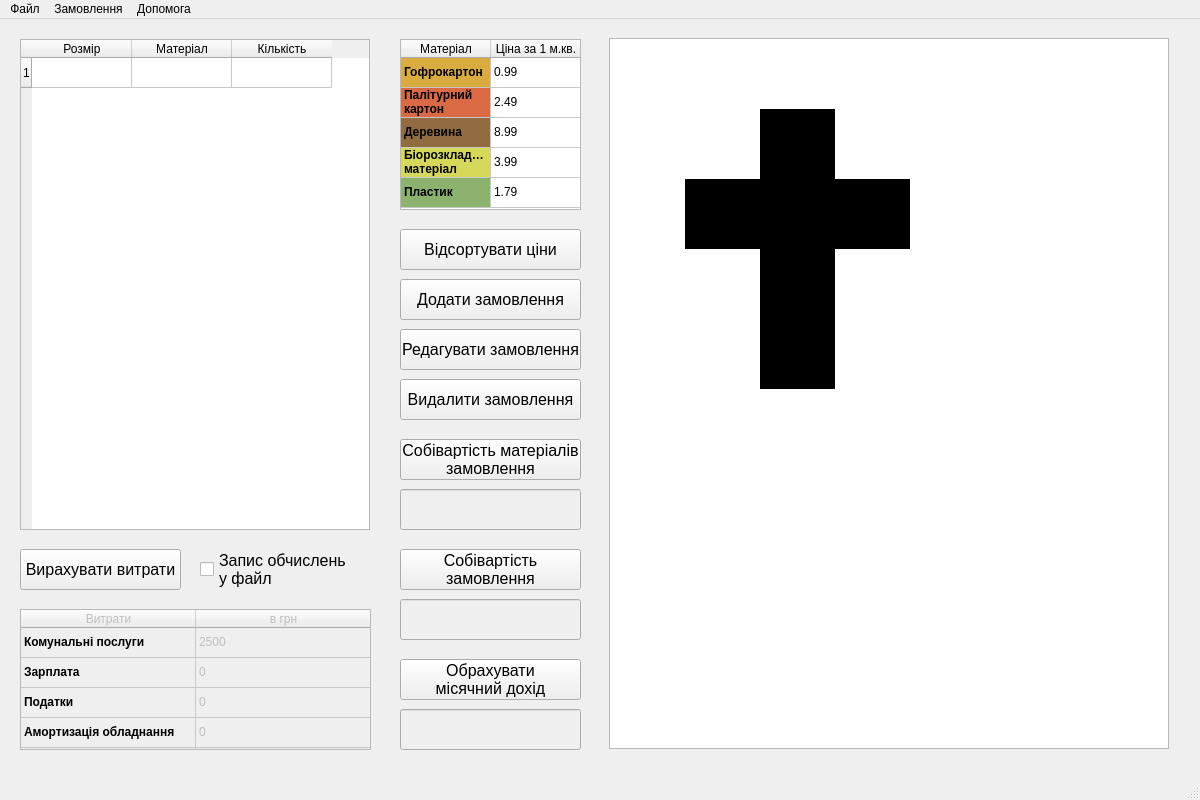
<?xml version="1.0" encoding="UTF-8"?>
<ui version="4.0">
 <class>MainWindow</class>
 <widget class="QMainWindow" name="MainWindow">
  <property name="geometry">
   <rect>
    <x>0</x>
    <y>0</y>
    <width>1200</width>
    <height>800</height>
   </rect>
  </property>
  <property name="sizePolicy">
   <sizepolicy hsizetype="Preferred" vsizetype="Preferred">
    <horstretch>0</horstretch>
    <verstretch>0</verstretch>
   </sizepolicy>
  </property>
  <property name="minimumSize">
   <size>
    <width>1200</width>
    <height>800</height>
   </size>
  </property>
  <property name="maximumSize">
   <size>
    <width>1200</width>
    <height>800</height>
   </size>
  </property>
  <property name="windowTitle">
   <string>BoxConstructor</string>
  </property>
  <property name="autoFillBackground">
   <bool>false</bool>
  </property>
  <property name="iconSize">
   <size>
    <width>256</width>
    <height>256</height>
   </size>
  </property>
  <widget class="QWidget" name="centralwidget">
   <widget class="QTableWidget" name="tableWidget_orders">
    <property name="geometry">
     <rect>
      <x>20</x>
      <y>20</y>
      <width>350</width>
      <height>491</height>
     </rect>
    </property>
    <property name="minimumSize">
     <size>
      <width>350</width>
      <height>450</height>
     </size>
    </property>
    <property name="maximumSize">
     <size>
      <width>350</width>
      <height>760</height>
     </size>
    </property>
    <property name="font">
     <font>
      <pointsize>9</pointsize>
     </font>
    </property>
    <property name="toolTip">
     <string/>
    </property>
    <property name="toolTipDuration">
     <number>-1</number>
    </property>
    <property name="whatsThis">
     <string>&lt;html&gt;&lt;head/&gt;&lt;body&gt;&lt;p align=&quot;justify&quot;&gt;&lt;span style=&quot; font-size:10pt; font-weight:700;&quot;&gt;Таблиця замовлень&lt;/span&gt;&lt;/p&gt;&lt;p align=&quot;justify&quot;&gt;&lt;span style=&quot; font-size:10pt;&quot;&gt;Тут зберігаються всі додані та зчитані з файлу замовлення. Вважається, що це запис всіх замовлень за певний місяць. Сюди можна додавати нові замовлення, редагувати та видаляти вже вибрані замовлення, дізнатися вартість виділеного замовлення та обрахувати місячних дохід, враховуючи, що в таблиці містяться всі замовлення за місяць. Також можна зчитати запис за місяць з вибраного файлу та записати його туди.&lt;/span&gt;&lt;/p&gt;&lt;/body&gt;&lt;/html&gt;</string>
    </property>
    <property name="horizontalScrollBarPolicy">
     <enum>Qt::ScrollBarPolicy::ScrollBarAlwaysOff</enum>
    </property>
    <property name="sizeAdjustPolicy">
     <enum>QAbstractScrollArea::SizeAdjustPolicy::AdjustIgnored</enum>
    </property>
    <property name="editTriggers">
     <set>QAbstractItemView::EditTrigger::NoEditTriggers</set>
    </property>
    <property name="selectionBehavior">
     <enum>QAbstractItemView::SelectionBehavior::SelectRows</enum>
    </property>
    <property name="sortingEnabled">
     <bool>false</bool>
    </property>
    <property name="rowCount">
     <number>1</number>
    </property>
    <attribute name="horizontalHeaderCascadingSectionResizes">
     <bool>false</bool>
    </attribute>
    <attribute name="horizontalHeaderMinimumSectionSize">
     <number>100</number>
    </attribute>
    <attribute name="verticalHeaderCascadingSectionResizes">
     <bool>false</bool>
    </attribute>
    <attribute name="verticalHeaderMinimumSectionSize">
     <number>30</number>
    </attribute>
    <row/>
    <column>
     <property name="text">
      <string>Розмір</string>
     </property>
    </column>
    <column>
     <property name="text">
      <string>Матеріал</string>
     </property>
    </column>
    <column>
     <property name="text">
      <string>Кількість</string>
     </property>
    </column>
    <item row="0" column="0">
     <property name="text">
      <string/>
     </property>
    </item>
   </widget>
   <widget class="QTableWidget" name="tableWidget_template">
    <property name="geometry">
     <rect>
      <x>609</x>
      <y>19</y>
      <width>560</width>
      <height>711</height>
     </rect>
    </property>
    <property name="whatsThis">
     <string>&lt;html&gt;&lt;head/&gt;&lt;body&gt;&lt;p&gt;&lt;span style=&quot; font-size:10pt; font-weight:700;&quot;&gt;Схема коробки&lt;/span&gt;&lt;/p&gt;&lt;p align=&quot;justify&quot;&gt;&lt;span style=&quot; font-size:10pt;&quot;&gt;Тут виводиться схема розгортки вибраної в таблиці коробки. Схема має пропорційні розміри, колір, відповідний до матеріалу та записану кількість коробок в замовленні в нижньому правому куті.&lt;/span&gt;&lt;/p&gt;&lt;/body&gt;&lt;/html&gt;</string>
    </property>
    <property name="verticalScrollBarPolicy">
     <enum>Qt::ScrollBarPolicy::ScrollBarAlwaysOff</enum>
    </property>
    <property name="horizontalScrollBarPolicy">
     <enum>Qt::ScrollBarPolicy::ScrollBarAlwaysOff</enum>
    </property>
    <property name="editTriggers">
     <set>QAbstractItemView::EditTrigger::NoEditTriggers</set>
    </property>
    <property name="selectionMode">
     <enum>QAbstractItemView::SelectionMode::NoSelection</enum>
    </property>
    <property name="selectionBehavior">
     <enum>QAbstractItemView::SelectionBehavior::SelectRows</enum>
    </property>
    <property name="showGrid">
     <bool>false</bool>
    </property>
    <attribute name="horizontalHeaderVisible">
     <bool>false</bool>
    </attribute>
    <attribute name="horizontalHeaderMinimumSectionSize">
     <number>10</number>
    </attribute>
    <attribute name="horizontalHeaderDefaultSectionSize">
     <number>75</number>
    </attribute>
    <attribute name="verticalHeaderVisible">
     <bool>false</bool>
    </attribute>
    <attribute name="verticalHeaderMinimumSectionSize">
     <number>10</number>
    </attribute>
    <attribute name="verticalHeaderDefaultSectionSize">
     <number>70</number>
    </attribute>
    <row>
     <property name="text">
      <string>Buffer</string>
     </property>
    </row>
    <row>
     <property name="text">
      <string>Length</string>
     </property>
    </row>
    <row>
     <property name="text">
      <string>Height</string>
     </property>
    </row>
    <row>
     <property name="text">
      <string>Length</string>
     </property>
    </row>
    <row>
     <property name="text">
      <string>Height</string>
     </property>
    </row>
    <row>
     <property name="text">
      <string>Buffer</string>
     </property>
    </row>
    <column>
     <property name="text">
      <string>Buffer</string>
     </property>
    </column>
    <column>
     <property name="text">
      <string>Height</string>
     </property>
    </column>
    <column>
     <property name="text">
      <string>Width</string>
     </property>
    </column>
    <column>
     <property name="text">
      <string>Height</string>
     </property>
    </column>
    <column>
     <property name="text">
      <string>Buffer</string>
     </property>
    </column>
    <item row="1" column="2">
     <property name="text">
      <string/>
     </property>
     <property name="background">
      <brush brushstyle="SolidPattern">
       <color alpha="255">
        <red>0</red>
        <green>0</green>
        <blue>0</blue>
       </color>
      </brush>
     </property>
    </item>
    <item row="2" column="1">
     <property name="text">
      <string/>
     </property>
     <property name="background">
      <brush brushstyle="SolidPattern">
       <color alpha="255">
        <red>0</red>
        <green>0</green>
        <blue>0</blue>
       </color>
      </brush>
     </property>
    </item>
    <item row="2" column="2">
     <property name="text">
      <string/>
     </property>
     <property name="background">
      <brush brushstyle="SolidPattern">
       <color alpha="255">
        <red>0</red>
        <green>0</green>
        <blue>0</blue>
       </color>
      </brush>
     </property>
    </item>
    <item row="2" column="3">
     <property name="text">
      <string/>
     </property>
     <property name="background">
      <brush brushstyle="SolidPattern">
       <color alpha="255">
        <red>0</red>
        <green>0</green>
        <blue>0</blue>
       </color>
      </brush>
     </property>
    </item>
    <item row="3" column="2">
     <property name="text">
      <string/>
     </property>
     <property name="background">
      <brush brushstyle="SolidPattern">
       <color alpha="255">
        <red>0</red>
        <green>0</green>
        <blue>0</blue>
       </color>
      </brush>
     </property>
    </item>
    <item row="4" column="2">
     <property name="text">
      <string/>
     </property>
     <property name="background">
      <brush brushstyle="SolidPattern">
       <color alpha="255">
        <red>0</red>
        <green>0</green>
        <blue>0</blue>
       </color>
      </brush>
     </property>
    </item>
    <item row="5" column="4">
     <property name="font">
      <font>
       <bold>true</bold>
      </font>
     </property>
    </item>
   </widget>
   <widget class="QPushButton" name="pushButton_add">
    <property name="geometry">
     <rect>
      <x>400</x>
      <y>260</y>
      <width>181</width>
      <height>41</height>
     </rect>
    </property>
    <property name="font">
     <font>
      <pointsize>12</pointsize>
     </font>
    </property>
    <property name="whatsThis">
     <string>&lt;html&gt;&lt;head/&gt;&lt;body&gt;&lt;p&gt;&lt;span style=&quot; font-size:10pt; font-weight:700;&quot;&gt;Додавання замовлення&lt;/span&gt;&lt;/p&gt;&lt;p align=&quot;justify&quot;&gt;&lt;span style=&quot; font-size:10pt;&quot;&gt;Додає нове замовлення з заданими параметрами до таблиці замовлень. У подальшому може бути редаговане або видалене.&lt;/span&gt;&lt;/p&gt;&lt;/body&gt;&lt;/html&gt;</string>
    </property>
    <property name="text">
     <string>Додати замовлення</string>
    </property>
   </widget>
   <widget class="QPushButton" name="pushButton_edit">
    <property name="geometry">
     <rect>
      <x>400</x>
      <y>310</y>
      <width>181</width>
      <height>41</height>
     </rect>
    </property>
    <property name="font">
     <font>
      <pointsize>12</pointsize>
      <bold>false</bold>
     </font>
    </property>
    <property name="whatsThis">
     <string>&lt;html&gt;&lt;head/&gt;&lt;body&gt;&lt;p&gt;&lt;span style=&quot; font-size:10pt; font-weight:700;&quot;&gt;Редагування замовлення&lt;/span&gt;&lt;/p&gt;&lt;p align=&quot;justify&quot;&gt;&lt;span style=&quot; font-size:10pt;&quot;&gt;Редагує вибране в таблиці замовлення. Оновляє дані відповідно до заданих нових параметрів замовлення.&lt;/span&gt;&lt;/p&gt;&lt;/body&gt;&lt;/html&gt;</string>
    </property>
    <property name="text">
     <string>Редагувати замовлення</string>
    </property>
   </widget>
   <widget class="QPushButton" name="pushButton_delete">
    <property name="geometry">
     <rect>
      <x>400</x>
      <y>360</y>
      <width>181</width>
      <height>41</height>
     </rect>
    </property>
    <property name="font">
     <font>
      <pointsize>12</pointsize>
     </font>
    </property>
    <property name="whatsThis">
     <string>&lt;html&gt;&lt;head/&gt;&lt;body&gt;&lt;p&gt;&lt;span style=&quot; font-size:10pt; font-weight:700;&quot;&gt;Видалення замовлення&lt;/span&gt;&lt;/p&gt;&lt;p align=&quot;justify&quot;&gt;&lt;span style=&quot; font-size:10pt;&quot;&gt;Видаляє вибране замовлення з таблиці.&lt;/span&gt;&lt;/p&gt;&lt;/body&gt;&lt;/html&gt;</string>
    </property>
    <property name="text">
     <string>Видалити замовлення</string>
    </property>
   </widget>
   <widget class="QTableWidget" name="tableWidget_prices">
    <property name="geometry">
     <rect>
      <x>400</x>
      <y>20</y>
      <width>181</width>
      <height>171</height>
     </rect>
    </property>
    <property name="whatsThis">
     <string>&lt;html&gt;&lt;head/&gt;&lt;body&gt;&lt;p&gt;&lt;span style=&quot; font-size:10pt; font-weight:700;&quot;&gt;Таблиця цін&lt;/span&gt;&lt;/p&gt;&lt;p align=&quot;justify&quot;&gt;&lt;span style=&quot; font-size:10pt;&quot;&gt;Тут написані матеріали, відповідні їм кольори та ціни. За допомогою кольору можна визначити матеріал коробки на її схемі, що зображується справа, як тільки користувач вибере відповідне замовлення в таблиці. Ціна коробки враховується під час обчислення ціни замовлення та загального місячного доходу.&lt;/span&gt;&lt;/p&gt;&lt;/body&gt;&lt;/html&gt;</string>
    </property>
    <property name="verticalScrollBarPolicy">
     <enum>Qt::ScrollBarPolicy::ScrollBarAlwaysOff</enum>
    </property>
    <property name="horizontalScrollBarPolicy">
     <enum>Qt::ScrollBarPolicy::ScrollBarAlwaysOff</enum>
    </property>
    <property name="sizeAdjustPolicy">
     <enum>QAbstractScrollArea::SizeAdjustPolicy::AdjustIgnored</enum>
    </property>
    <property name="editTriggers">
     <set>QAbstractItemView::EditTrigger::DoubleClicked</set>
    </property>
    <property name="alternatingRowColors">
     <bool>false</bool>
    </property>
    <property name="verticalScrollMode">
     <enum>QAbstractItemView::ScrollMode::ScrollPerItem</enum>
    </property>
    <property name="wordWrap">
     <bool>true</bool>
    </property>
    <property name="rowCount">
     <number>5</number>
    </property>
    <attribute name="horizontalHeaderVisible">
     <bool>true</bool>
    </attribute>
    <attribute name="horizontalHeaderCascadingSectionResizes">
     <bool>false</bool>
    </attribute>
    <attribute name="horizontalHeaderDefaultSectionSize">
     <number>90</number>
    </attribute>
    <attribute name="verticalHeaderVisible">
     <bool>false</bool>
    </attribute>
    <attribute name="verticalHeaderCascadingSectionResizes">
     <bool>false</bool>
    </attribute>
    <row/>
    <row/>
    <row/>
    <row/>
    <row/>
    <column>
     <property name="text">
      <string>Матеріал</string>
     </property>
    </column>
    <column>
     <property name="text">
      <string>Ціна за 1 м.кв.</string>
     </property>
    </column>
    <item row="0" column="0">
     <property name="text">
      <string>Гофрокартон</string>
     </property>
     <property name="font">
      <font>
       <bold>true</bold>
       <underline>false</underline>
      </font>
     </property>
     <property name="background">
      <brush brushstyle="SolidPattern">
       <color alpha="255">
        <red>218</red>
        <green>172</green>
        <blue>64</blue>
       </color>
      </brush>
     </property>
     <property name="foreground">
      <brush brushstyle="SolidPattern">
       <color alpha="255">
        <red>0</red>
        <green>0</green>
        <blue>0</blue>
       </color>
      </brush>
     </property>
     <property name="flags">
      <set>ItemIsSelectable|ItemIsDragEnabled|ItemIsDropEnabled|ItemIsUserCheckable</set>
     </property>
    </item>
    <item row="0" column="1">
     <property name="text">
      <string>0.99</string>
     </property>
     <property name="foreground">
      <brush brushstyle="NoBrush">
       <color alpha="255">
        <red>0</red>
        <green>0</green>
        <blue>0</blue>
       </color>
      </brush>
     </property>
    </item>
    <item row="1" column="0">
     <property name="text">
      <string>Палітурний картон</string>
     </property>
     <property name="font">
      <font>
       <bold>true</bold>
       <underline>false</underline>
      </font>
     </property>
     <property name="background">
      <brush brushstyle="SolidPattern">
       <color alpha="255">
        <red>218</red>
        <green>106</green>
        <blue>68</blue>
       </color>
      </brush>
     </property>
     <property name="foreground">
      <brush brushstyle="SolidPattern">
       <color alpha="255">
        <red>0</red>
        <green>0</green>
        <blue>0</blue>
       </color>
      </brush>
     </property>
     <property name="flags">
      <set>ItemIsSelectable|ItemIsDragEnabled|ItemIsDropEnabled|ItemIsUserCheckable</set>
     </property>
    </item>
    <item row="1" column="1">
     <property name="text">
      <string>2.49</string>
     </property>
    </item>
    <item row="2" column="0">
     <property name="text">
      <string>Деревина</string>
     </property>
     <property name="font">
      <font>
       <bold>true</bold>
       <underline>false</underline>
      </font>
     </property>
     <property name="background">
      <brush brushstyle="SolidPattern">
       <color alpha="255">
        <red>145</red>
        <green>108</green>
        <blue>65</blue>
       </color>
      </brush>
     </property>
     <property name="foreground">
      <brush brushstyle="SolidPattern">
       <color alpha="255">
        <red>0</red>
        <green>0</green>
        <blue>0</blue>
       </color>
      </brush>
     </property>
     <property name="flags">
      <set>ItemIsSelectable|ItemIsDragEnabled|ItemIsDropEnabled|ItemIsUserCheckable</set>
     </property>
    </item>
    <item row="2" column="1">
     <property name="text">
      <string>8.99</string>
     </property>
    </item>
    <item row="3" column="0">
     <property name="text">
      <string>Біорозкладний матеріал</string>
     </property>
     <property name="font">
      <font>
       <bold>true</bold>
       <underline>false</underline>
      </font>
     </property>
     <property name="background">
      <brush brushstyle="SolidPattern">
       <color alpha="255">
        <red>214</red>
        <green>216</green>
        <blue>89</blue>
       </color>
      </brush>
     </property>
     <property name="foreground">
      <brush brushstyle="SolidPattern">
       <color alpha="255">
        <red>0</red>
        <green>0</green>
        <blue>0</blue>
       </color>
      </brush>
     </property>
     <property name="flags">
      <set>ItemIsSelectable|ItemIsDragEnabled|ItemIsDropEnabled|ItemIsUserCheckable</set>
     </property>
    </item>
    <item row="3" column="1">
     <property name="text">
      <string>3.99</string>
     </property>
    </item>
    <item row="4" column="0">
     <property name="text">
      <string>Пластик</string>
     </property>
     <property name="font">
      <font>
       <bold>true</bold>
       <underline>false</underline>
      </font>
     </property>
     <property name="background">
      <brush brushstyle="SolidPattern">
       <color alpha="255">
        <red>140</red>
        <green>179</green>
        <blue>110</blue>
       </color>
      </brush>
     </property>
     <property name="foreground">
      <brush brushstyle="SolidPattern">
       <color alpha="255">
        <red>0</red>
        <green>0</green>
        <blue>0</blue>
       </color>
      </brush>
     </property>
     <property name="flags">
      <set>ItemIsSelectable|ItemIsDragEnabled|ItemIsDropEnabled|ItemIsUserCheckable</set>
     </property>
    </item>
    <item row="4" column="1">
     <property name="text">
      <string>1.79</string>
     </property>
    </item>
   </widget>
   <widget class="QPushButton" name="pushButton_sort">
    <property name="geometry">
     <rect>
      <x>400</x>
      <y>210</y>
      <width>181</width>
      <height>41</height>
     </rect>
    </property>
    <property name="font">
     <font>
      <pointsize>12</pointsize>
     </font>
    </property>
    <property name="whatsThis">
     <string>&lt;html&gt;&lt;head/&gt;&lt;body&gt;&lt;p&gt;&lt;span style=&quot; font-size:10pt; font-weight:700;&quot;&gt;Кнопка сортування&lt;/span&gt;&lt;/p&gt;&lt;p align=&quot;justify&quot;&gt;&lt;span style=&quot; font-size:10pt;&quot;&gt;Сортує таблицю матеріалів і їх цін за зростанням ціни.&lt;/span&gt;&lt;/p&gt;&lt;/body&gt;&lt;/html&gt;</string>
    </property>
    <property name="text">
     <string>Відсортувати ціни</string>
    </property>
   </widget>
   <widget class="QPushButton" name="pushButton_income">
    <property name="geometry">
     <rect>
      <x>400</x>
      <y>640</y>
      <width>181</width>
      <height>41</height>
     </rect>
    </property>
    <property name="font">
     <font>
      <pointsize>12</pointsize>
     </font>
    </property>
    <property name="whatsThis">
     <string>&lt;html&gt;&lt;head/&gt;&lt;body&gt;&lt;p&gt;&lt;span style=&quot; font-size:10pt; font-weight:700;&quot;&gt;Місячний дохід&lt;/span&gt;&lt;/p&gt;&lt;p align=&quot;justify&quot;&gt;&lt;span style=&quot; font-size:10pt;&quot;&gt;Рахує місячний дохід, вважаючи, що в таблиці записані всі замовлення за місяць. Враховує собівартості всіх замовлень + 10% доходу.&lt;/span&gt;&lt;/p&gt;&lt;/body&gt;&lt;/html&gt;</string>
    </property>
    <property name="text">
     <string>Обрахувати
місячний дохід</string>
    </property>
   </widget>
   <widget class="QLineEdit" name="lineEdit_income">
    <property name="enabled">
     <bool>false</bool>
    </property>
    <property name="geometry">
     <rect>
      <x>400</x>
      <y>690</y>
      <width>181</width>
      <height>41</height>
     </rect>
    </property>
    <property name="font">
     <font>
      <pointsize>16</pointsize>
     </font>
    </property>
    <property name="whatsThis">
     <string>&lt;html&gt;&lt;head/&gt;&lt;body&gt;&lt;p&gt;&lt;span style=&quot; font-size:10pt; font-weight:700;&quot;&gt;Поле виводу місячного доходу&lt;/span&gt;&lt;/p&gt;&lt;p align=&quot;justify&quot;&gt;&lt;span style=&quot; font-size:10pt;&quot;&gt;Тут виводиться вирахуваний місячний дохід залежно від замовлень в таблиці.&lt;/span&gt;&lt;/p&gt;&lt;/body&gt;&lt;/html&gt;</string>
    </property>
    <property name="text">
     <string/>
    </property>
    <property name="alignment">
     <set>Qt::AlignmentFlag::AlignCenter</set>
    </property>
   </widget>
   <widget class="QPushButton" name="pushButton_materialsCost">
    <property name="geometry">
     <rect>
      <x>400</x>
      <y>420</y>
      <width>181</width>
      <height>41</height>
     </rect>
    </property>
    <property name="font">
     <font>
      <pointsize>12</pointsize>
     </font>
    </property>
    <property name="whatsThis">
     <string>&lt;html&gt;&lt;head/&gt;&lt;body&gt;&lt;p&gt;&lt;span style=&quot; font-size:10pt; font-weight:700;&quot;&gt;Собівартість матеріалів замовлення&lt;/span&gt;&lt;/p&gt;&lt;p align=&quot;justify&quot;&gt;&lt;span style=&quot; font-size:10pt;&quot;&gt;Підраховує собівартість матеріалів, які витрачені на виділене замовлення, враховуючи ціну матеріалу, розміри і кількість.&lt;/span&gt;&lt;/p&gt;&lt;p align=&quot;justify&quot;&gt;&lt;br/&gt;&lt;/p&gt;&lt;/body&gt;&lt;/html&gt;</string>
    </property>
    <property name="text">
     <string>Собівартість матеріалів
замовлення</string>
    </property>
   </widget>
   <widget class="QLineEdit" name="lineEdit_materialsCost">
    <property name="enabled">
     <bool>false</bool>
    </property>
    <property name="geometry">
     <rect>
      <x>400</x>
      <y>470</y>
      <width>181</width>
      <height>41</height>
     </rect>
    </property>
    <property name="font">
     <font>
      <pointsize>16</pointsize>
     </font>
    </property>
    <property name="whatsThis">
     <string>&lt;html&gt;&lt;head/&gt;&lt;body&gt;&lt;p&gt;&lt;span style=&quot; font-size:10pt; font-weight:700;&quot;&gt;Поле виводу собівартості матеріалів&lt;/span&gt;&lt;/p&gt;&lt;p align=&quot;justify&quot;&gt;&lt;span style=&quot; font-size:10pt;&quot;&gt;Тут виводиться підрахована собівартість матеріалів вибраного в таблиці замовлення.&lt;/span&gt;&lt;/p&gt;&lt;/body&gt;&lt;/html&gt;</string>
    </property>
    <property name="text">
     <string/>
    </property>
    <property name="alignment">
     <set>Qt::AlignmentFlag::AlignCenter</set>
    </property>
   </widget>
   <widget class="QTableWidget" name="tableWidget_outcomes">
    <property name="enabled">
     <bool>false</bool>
    </property>
    <property name="geometry">
     <rect>
      <x>20</x>
      <y>590</y>
      <width>351</width>
      <height>141</height>
     </rect>
    </property>
    <property name="whatsThis">
     <string>&lt;html&gt;&lt;head/&gt;&lt;body&gt;&lt;p&gt;&lt;span style=&quot; font-size:10pt; font-weight:700;&quot;&gt;Таблиця витрат&lt;/span&gt;&lt;/p&gt;&lt;p align=&quot;justify&quot;&gt;&lt;span style=&quot; font-size:10pt;&quot;&gt;Тут виводяться підраховані витрати на комунальні послуги, зарплату, податки, амортизацію обладнання.&lt;/span&gt;&lt;/p&gt;&lt;/body&gt;&lt;/html&gt;</string>
    </property>
    <property name="verticalScrollBarPolicy">
     <enum>Qt::ScrollBarPolicy::ScrollBarAlwaysOff</enum>
    </property>
    <property name="horizontalScrollBarPolicy">
     <enum>Qt::ScrollBarPolicy::ScrollBarAlwaysOff</enum>
    </property>
    <property name="sizeAdjustPolicy">
     <enum>QAbstractScrollArea::SizeAdjustPolicy::AdjustIgnored</enum>
    </property>
    <property name="autoScroll">
     <bool>false</bool>
    </property>
    <property name="editTriggers">
     <set>QAbstractItemView::EditTrigger::DoubleClicked</set>
    </property>
    <property name="alternatingRowColors">
     <bool>false</bool>
    </property>
    <property name="verticalScrollMode">
     <enum>QAbstractItemView::ScrollMode::ScrollPerItem</enum>
    </property>
    <property name="wordWrap">
     <bool>true</bool>
    </property>
    <property name="rowCount">
     <number>5</number>
    </property>
    <attribute name="horizontalHeaderVisible">
     <bool>true</bool>
    </attribute>
    <attribute name="horizontalHeaderCascadingSectionResizes">
     <bool>false</bool>
    </attribute>
    <attribute name="horizontalHeaderDefaultSectionSize">
     <number>175</number>
    </attribute>
    <attribute name="verticalHeaderVisible">
     <bool>false</bool>
    </attribute>
    <attribute name="verticalHeaderCascadingSectionResizes">
     <bool>false</bool>
    </attribute>
    <row/>
    <row/>
    <row/>
    <row/>
    <row/>
    <column>
     <property name="text">
      <string>Витрати</string>
     </property>
    </column>
    <column>
     <property name="text">
      <string>в грн</string>
     </property>
    </column>
    <item row="0" column="0">
     <property name="text">
      <string>Комунальні послуги</string>
     </property>
     <property name="font">
      <font>
       <bold>true</bold>
       <underline>false</underline>
      </font>
     </property>
     <property name="background">
      <brush brushstyle="NoBrush">
       <color alpha="255">
        <red>218</red>
        <green>172</green>
        <blue>64</blue>
       </color>
      </brush>
     </property>
     <property name="foreground">
      <brush brushstyle="SolidPattern">
       <color alpha="255">
        <red>0</red>
        <green>0</green>
        <blue>0</blue>
       </color>
      </brush>
     </property>
     <property name="flags">
      <set>ItemIsSelectable|ItemIsDragEnabled|ItemIsDropEnabled|ItemIsUserCheckable</set>
     </property>
    </item>
    <item row="0" column="1">
     <property name="text">
      <string>2500</string>
     </property>
     <property name="foreground">
      <brush brushstyle="NoBrush">
       <color alpha="255">
        <red>0</red>
        <green>0</green>
        <blue>0</blue>
       </color>
      </brush>
     </property>
    </item>
    <item row="1" column="0">
     <property name="text">
      <string>Зарплатa</string>
     </property>
     <property name="font">
      <font>
       <bold>true</bold>
       <underline>false</underline>
      </font>
     </property>
     <property name="background">
      <brush brushstyle="NoBrush">
       <color alpha="255">
        <red>218</red>
        <green>106</green>
        <blue>68</blue>
       </color>
      </brush>
     </property>
     <property name="foreground">
      <brush brushstyle="SolidPattern">
       <color alpha="255">
        <red>0</red>
        <green>0</green>
        <blue>0</blue>
       </color>
      </brush>
     </property>
     <property name="flags">
      <set>ItemIsSelectable|ItemIsDragEnabled|ItemIsDropEnabled|ItemIsUserCheckable</set>
     </property>
    </item>
    <item row="1" column="1">
     <property name="text">
      <string>0</string>
     </property>
    </item>
    <item row="2" column="0">
     <property name="text">
      <string>Податки</string>
     </property>
     <property name="font">
      <font>
       <bold>true</bold>
       <underline>false</underline>
      </font>
     </property>
     <property name="background">
      <brush brushstyle="NoBrush">
       <color alpha="255">
        <red>145</red>
        <green>108</green>
        <blue>65</blue>
       </color>
      </brush>
     </property>
     <property name="foreground">
      <brush brushstyle="SolidPattern">
       <color alpha="255">
        <red>0</red>
        <green>0</green>
        <blue>0</blue>
       </color>
      </brush>
     </property>
     <property name="flags">
      <set>ItemIsSelectable|ItemIsDragEnabled|ItemIsDropEnabled|ItemIsUserCheckable</set>
     </property>
    </item>
    <item row="2" column="1">
     <property name="text">
      <string>0</string>
     </property>
    </item>
    <item row="3" column="0">
     <property name="text">
      <string>Амортизація обладнання</string>
     </property>
     <property name="font">
      <font>
       <bold>true</bold>
       <underline>false</underline>
      </font>
     </property>
     <property name="background">
      <brush brushstyle="NoBrush">
       <color alpha="255">
        <red>214</red>
        <green>216</green>
        <blue>89</blue>
       </color>
      </brush>
     </property>
     <property name="foreground">
      <brush brushstyle="SolidPattern">
       <color alpha="255">
        <red>0</red>
        <green>0</green>
        <blue>0</blue>
       </color>
      </brush>
     </property>
     <property name="flags">
      <set>ItemIsSelectable|ItemIsDragEnabled|ItemIsDropEnabled|ItemIsUserCheckable</set>
     </property>
    </item>
    <item row="3" column="1">
     <property name="text">
      <string>0</string>
     </property>
    </item>
    <item row="4" column="0">
     <property name="text">
      <string/>
     </property>
     <property name="font">
      <font>
       <bold>true</bold>
       <underline>false</underline>
      </font>
     </property>
     <property name="background">
      <brush brushstyle="NoBrush">
       <color alpha="255">
        <red>140</red>
        <green>179</green>
        <blue>110</blue>
       </color>
      </brush>
     </property>
     <property name="foreground">
      <brush brushstyle="SolidPattern">
       <color alpha="255">
        <red>0</red>
        <green>0</green>
        <blue>0</blue>
       </color>
      </brush>
     </property>
     <property name="flags">
      <set>ItemIsSelectable|ItemIsDragEnabled|ItemIsDropEnabled|ItemIsUserCheckable</set>
     </property>
    </item>
    <item row="4" column="1">
     <property name="text">
      <string/>
     </property>
    </item>
   </widget>
   <widget class="QPushButton" name="pushButton_outcomes">
    <property name="geometry">
     <rect>
      <x>20</x>
      <y>530</y>
      <width>161</width>
      <height>41</height>
     </rect>
    </property>
    <property name="font">
     <font>
      <pointsize>12</pointsize>
     </font>
    </property>
    <property name="whatsThis">
     <string>&lt;html&gt;&lt;head/&gt;&lt;body&gt;&lt;p&gt;&lt;span style=&quot; font-size:10pt; font-weight:700;&quot;&gt;Обрахунок витрат&lt;/span&gt;&lt;/p&gt;&lt;p align=&quot;justify&quot;&gt;&lt;span style=&quot; font-size:10pt;&quot;&gt;Підраховує витрати на комунальні послуги, зарплату, податки і амортизацію обладнання залежно від замовлень і виводить результати у відповідну таблицю.&lt;/span&gt;&lt;/p&gt;&lt;/body&gt;&lt;/html&gt;</string>
    </property>
    <property name="text">
     <string>Вирахувати витрати</string>
    </property>
   </widget>
   <widget class="QCheckBox" name="checkBox">
    <property name="geometry">
     <rect>
      <x>200</x>
      <y>530</y>
      <width>171</width>
      <height>40</height>
     </rect>
    </property>
    <property name="font">
     <font>
      <pointsize>12</pointsize>
     </font>
    </property>
    <property name="whatsThis">
     <string>&lt;html&gt;&lt;head/&gt;&lt;body&gt;&lt;p&gt;&lt;span style=&quot; font-size:10pt; font-weight:700;&quot;&gt;Запис обчислень у файл&lt;/span&gt;&lt;/p&gt;&lt;p align=&quot;justify&quot;&gt;Виберіть цей прапорець, якщо бажаєте, щоб обчислення (власна собівартість, собівартість матеріалів  і ціна кожного замовлення, а також загальні витрати і кінцевий місячний прибуток) також виводились у файл.&lt;/p&gt;&lt;p align=&quot;justify&quot;&gt;Всі дані про замовлення виводяться після його характеристик: (М - собівартість матеріалів, С - собівартість самого замовлення, Ц - вирахувана ціна замовлення для споживача). Загальні місячні обрахунки виводяться в кінці файлу.&lt;/p&gt;&lt;/body&gt;&lt;/html&gt;</string>
    </property>
    <property name="text">
     <string>Запис обчислень
у файл</string>
    </property>
    <property name="iconSize">
     <size>
      <width>16</width>
      <height>16</height>
     </size>
    </property>
    <property name="tristate">
     <bool>false</bool>
    </property>
   </widget>
   <widget class="QPushButton" name="pushButton_cost">
    <property name="geometry">
     <rect>
      <x>400</x>
      <y>530</y>
      <width>181</width>
      <height>41</height>
     </rect>
    </property>
    <property name="font">
     <font>
      <pointsize>12</pointsize>
     </font>
    </property>
    <property name="whatsThis">
     <string>&lt;html&gt;&lt;head/&gt;&lt;body&gt;&lt;p&gt;&lt;span style=&quot; font-size:10pt; font-weight:700;&quot;&gt;Собівартість замовлення&lt;/span&gt;&lt;/p&gt;&lt;p align=&quot;justify&quot;&gt;&lt;span style=&quot; font-size:10pt;&quot;&gt;Підраховує собівартість замовлення, враховуючи собівартість матеріалів і інші витрати: комунальні послуги, зарплату, податки, амортизацію обладнання.&lt;/span&gt;&lt;/p&gt;&lt;/body&gt;&lt;/html&gt;</string>
    </property>
    <property name="text">
     <string>Собівартість
замовлення</string>
    </property>
   </widget>
   <widget class="QLineEdit" name="lineEdit_cost">
    <property name="enabled">
     <bool>false</bool>
    </property>
    <property name="geometry">
     <rect>
      <x>400</x>
      <y>580</y>
      <width>181</width>
      <height>41</height>
     </rect>
    </property>
    <property name="font">
     <font>
      <pointsize>16</pointsize>
     </font>
    </property>
    <property name="whatsThis">
     <string>&lt;html&gt;&lt;head/&gt;&lt;body&gt;&lt;p&gt;&lt;span style=&quot; font-size:10pt; font-weight:700;&quot;&gt;Поле виводу собівартості замовлення&lt;/span&gt;&lt;/p&gt;&lt;p align=&quot;justify&quot;&gt;&lt;span style=&quot; font-size:10pt;&quot;&gt;Тут виводиться підрахована собівартість вибраного в таблиці замовлення.&lt;/span&gt;&lt;/p&gt;&lt;/body&gt;&lt;/html&gt;</string>
    </property>
    <property name="text">
     <string/>
    </property>
    <property name="alignment">
     <set>Qt::AlignmentFlag::AlignCenter</set>
    </property>
   </widget>
  </widget>
  <widget class="QMenuBar" name="menubar">
   <property name="geometry">
    <rect>
     <x>0</x>
     <y>0</y>
     <width>1200</width>
     <height>21</height>
    </rect>
   </property>
   <property name="palette">
    <palette>
     <active>
      <colorrole role="Highlight">
       <brush brushstyle="SolidPattern">
        <color alpha="255">
         <red>86</red>
         <green>215</green>
         <blue>40</blue>
        </color>
       </brush>
      </colorrole>
     </active>
     <inactive>
      <colorrole role="Highlight">
       <brush brushstyle="SolidPattern">
        <color alpha="255">
         <red>86</red>
         <green>215</green>
         <blue>40</blue>
        </color>
       </brush>
      </colorrole>
     </inactive>
     <disabled/>
    </palette>
   </property>
   <widget class="QMenu" name="menu_file">
    <property name="title">
     <string>Файл</string>
    </property>
    <addaction name="action_fileInput"/>
    <addaction name="action_fileOutput"/>
    <addaction name="separator"/>
    <addaction name="action_clearData"/>
    <addaction name="action_exit"/>
   </widget>
   <widget class="QMenu" name="menu">
    <property name="title">
     <string>Замовлення</string>
    </property>
    <addaction name="action_add"/>
    <addaction name="action_edit"/>
    <addaction name="action_delete"/>
    <addaction name="action_cost"/>
   </widget>
   <widget class="QMenu" name="menu_help">
    <property name="title">
     <string>Допомога</string>
    </property>
    <addaction name="action_whatsThis"/>
   </widget>
   <addaction name="menu_file"/>
   <addaction name="menu"/>
   <addaction name="menu_help"/>
  </widget>
  <widget class="QStatusBar" name="statusbar"/>
  <action name="actionOption1">
   <property name="text">
    <string>Option1</string>
   </property>
  </action>
  <action name="action_fileInput">
   <property name="text">
    <string>Зчитати з файлу</string>
   </property>
   <property name="whatsThis">
    <string>&lt;html&gt;&lt;head/&gt;&lt;body&gt;&lt;p&gt;&lt;span style=&quot; font-size:10pt; font-weight:700;&quot;&gt;Запис з файлу&lt;/span&gt;&lt;/p&gt;&lt;p align=&quot;justify&quot;&gt;&lt;span style=&quot; font-size:10pt;&quot;&gt;Зчитує з файлу таблицю замовлень. Кожне замовлення з нового рядка у форматі: &amp;lt;довжина&amp;gt;x&amp;lt;товщина&amp;gt;x&amp;lt;висота&amp;gt; &amp;lt;матеріал&amp;gt; &amp;lt;кількість&amp;gt;&lt;/span&gt;&lt;/p&gt;&lt;/body&gt;&lt;/html&gt;</string>
   </property>
   <property name="shortcut">
    <string>Ctrl+I</string>
   </property>
  </action>
  <action name="action_fileOutput">
   <property name="text">
    <string>Записати у файл</string>
   </property>
   <property name="whatsThis">
    <string>&lt;html&gt;&lt;head/&gt;&lt;body&gt;&lt;p&gt;&lt;span style=&quot; font-size:10pt; font-weight:700;&quot;&gt;Запис у файл&lt;/span&gt;&lt;/p&gt;&lt;p align=&quot;justify&quot;&gt;&lt;span style=&quot; font-size:10pt;&quot;&gt;Записує у файл таблицю замовлень. Кожне замовлення з нового рядка у форматі: &amp;lt;довжина&amp;gt;x&amp;lt;товщина&amp;gt;x&amp;lt;висота&amp;gt; &amp;lt;матеріал&amp;gt; &amp;lt;кількість&amp;gt;&lt;/span&gt;&lt;/p&gt;&lt;/body&gt;&lt;/html&gt;</string>
   </property>
   <property name="shortcut">
    <string>Ctrl+O</string>
   </property>
  </action>
  <action name="action_clearData">
   <property name="text">
    <string>Очистити дані</string>
   </property>
   <property name="whatsThis">
    <string>&lt;html&gt;&lt;head/&gt;&lt;body&gt;&lt;p&gt;&lt;span style=&quot; font-size:10pt; font-weight:700;&quot;&gt;Очищення даних&lt;/span&gt;&lt;/p&gt;&lt;p align=&quot;justify&quot;&gt;&lt;span style=&quot; font-size:10pt;&quot;&gt;Повністю очищує таблицю замовлень.&lt;/span&gt;&lt;/p&gt;&lt;/body&gt;&lt;/html&gt;</string>
   </property>
   <property name="shortcut">
    <string>Ctrl+D</string>
   </property>
  </action>
  <action name="action_exit">
   <property name="text">
    <string>Вихід</string>
   </property>
   <property name="whatsThis">
    <string>&lt;html&gt;&lt;head/&gt;&lt;body&gt;&lt;p&gt;&lt;span style=&quot; font-size:10pt; font-weight:700;&quot;&gt;Вихід&lt;/span&gt;&lt;/p&gt;&lt;p align=&quot;justify&quot;&gt;&lt;span style=&quot; font-size:10pt;&quot;&gt;Повністю закриває програму.&lt;/span&gt;&lt;/p&gt;&lt;/body&gt;&lt;/html&gt;</string>
   </property>
   <property name="shortcut">
    <string>Ctrl+E</string>
   </property>
  </action>
  <action name="action_add">
   <property name="text">
    <string>Додати нове</string>
   </property>
   <property name="whatsThis">
    <string>&lt;html&gt;&lt;head/&gt;&lt;body&gt;&lt;p&gt;&lt;span style=&quot; font-size:10pt; font-weight:700;&quot;&gt;Додавання замовлення&lt;/span&gt;&lt;/p&gt;&lt;p align=&quot;justify&quot;&gt;&lt;span style=&quot; font-size:10pt;&quot;&gt;Додає нове замовлення з заданими параметрами до таблиці замовлень. У подальшому може бути редаговане або видалене.&lt;/span&gt;&lt;/p&gt;&lt;/body&gt;&lt;/html&gt;</string>
   </property>
   <property name="shortcut">
    <string>Ctrl+Shift+A</string>
   </property>
  </action>
  <action name="action_edit">
   <property name="text">
    <string>Редагувати</string>
   </property>
   <property name="whatsThis">
    <string>&lt;html&gt;&lt;head/&gt;&lt;body&gt;&lt;p&gt;&lt;span style=&quot; font-size:10pt; font-weight:700;&quot;&gt;Редагування замовлення&lt;/span&gt;&lt;/p&gt;&lt;p align=&quot;justify&quot;&gt;&lt;span style=&quot; font-size:10pt;&quot;&gt;Редагує вибране в таблиці замовлення. Оновляє дані відповідно до заданих нових параметрів замовлення.&lt;/span&gt;&lt;/p&gt;&lt;/body&gt;&lt;/html&gt;</string>
   </property>
   <property name="shortcut">
    <string>Ctrl+Shift+E</string>
   </property>
  </action>
  <action name="action_delete">
   <property name="text">
    <string>Видалити</string>
   </property>
   <property name="whatsThis">
    <string>&lt;html&gt;&lt;head/&gt;&lt;body&gt;&lt;p&gt;&lt;span style=&quot; font-size:10pt; font-weight:700;&quot;&gt;Видалення замовлення&lt;/span&gt;&lt;/p&gt;&lt;p align=&quot;justify&quot;&gt;&lt;span style=&quot; font-size:10pt;&quot;&gt;Видаляє вибране замовлення з таблиці.&lt;/span&gt;&lt;/p&gt;&lt;/body&gt;&lt;/html&gt;</string>
   </property>
   <property name="shortcut">
    <string>Ctrl+Shift+D</string>
   </property>
  </action>
  <action name="action_cost">
   <property name="text">
    <string>Обрахувати ціну замовлення</string>
   </property>
   <property name="whatsThis">
    <string>&lt;html&gt;&lt;head/&gt;&lt;body&gt;&lt;p&gt;&lt;span style=&quot; font-size:10pt; font-weight:700;&quot;&gt;Ціна замовлення&lt;/span&gt;&lt;/p&gt;&lt;p align=&quot;justify&quot;&gt;&lt;span style=&quot; font-size:10pt;&quot;&gt;Підраховує кінцеву ціну замовлення, враховуючи ціну матеріалу, розміри, кількість, а також амортизацію обладнання, податки і 10% доходу.&lt;/span&gt;&lt;/p&gt;&lt;/body&gt;&lt;/html&gt;</string>
   </property>
   <property name="shortcut">
    <string>Ctrl+Shift+C</string>
   </property>
  </action>
  <action name="action_whatsThis">
   <property name="text">
    <string>Режим &quot;ЩоЦе?&quot;</string>
   </property>
   <property name="whatsThis">
    <string>&lt;html&gt;&lt;head/&gt;&lt;body&gt;&lt;p&gt;&lt;span style=&quot; font-size:10pt; font-weight:700;&quot;&gt;Режим &amp;quot;ЩоЦе?&amp;quot;&lt;/span&gt;&lt;/p&gt;&lt;p align=&quot;justify&quot;&gt;&lt;span style=&quot; font-size:10pt;&quot;&gt;Допомагає користувачу зрозуміти інтерфейс програми. Увімкнувши цей режим, виберіть потрібний елемент та отримайте інформацію про нього.&lt;/span&gt;&lt;/p&gt;&lt;/body&gt;&lt;/html&gt;</string>
   </property>
   <property name="shortcut">
    <string>F1</string>
   </property>
  </action>
 </widget>
 <resources/>
 <connections/>
</ui>
